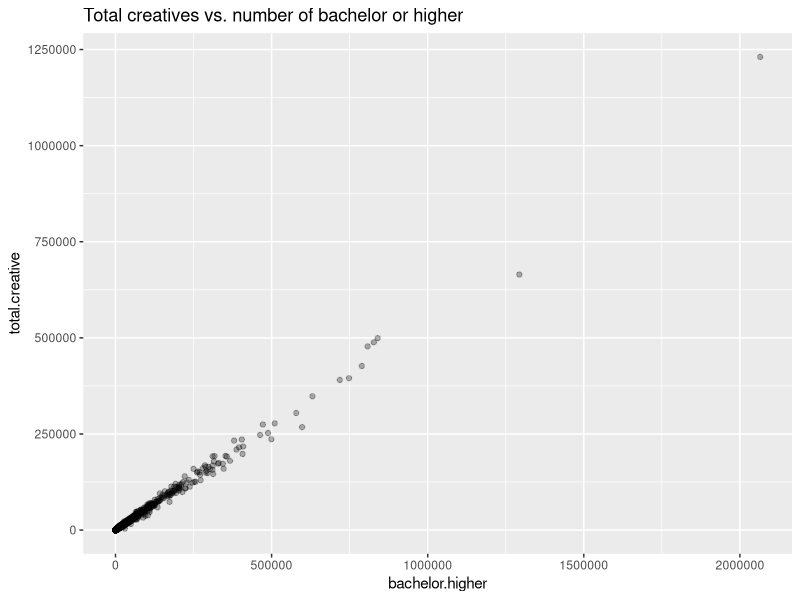
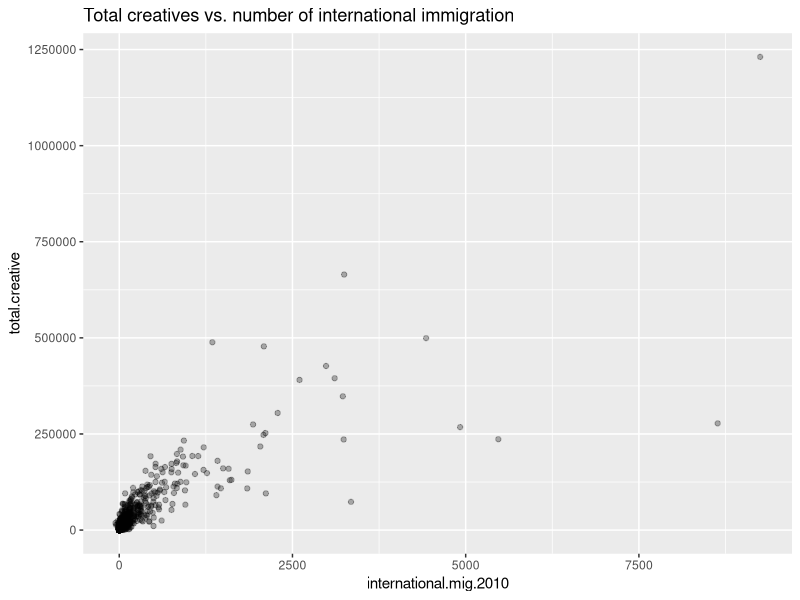
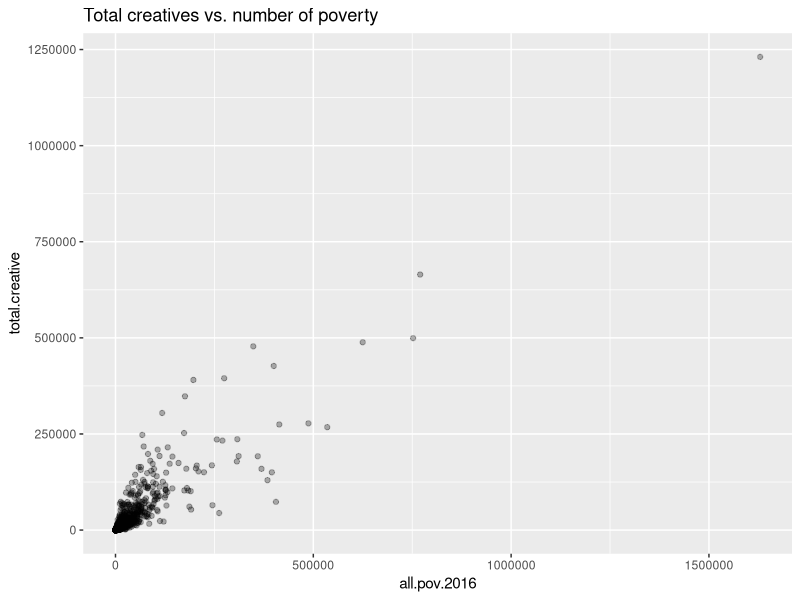

These charts were generated, in order, by the following R code:

creative.df = read.csv("./creativeclass200711.csv", skip=0, stringsAsFactors = F)
education.df = read.csv("./Education.csv", skip=4, stringsAsFactors = F)
population.df = read.csv("./PopulationEstimates.csv", skip=2, stringsAsFactors = F)
poverty.df = read.csv("./PovertyEstimates.csv", skip=3, stringsAsFactors = F)
unemployment.df = read.csv("./Unemployment.csv", skip=7, stringsAsFactors = F)

calcuate_na = function(df){
  total = nrow(df) * ncol(df)
  ratio = sum(is.na(df)) / total
  return(ratio)
}

na.ratio = c()
df.row = c()
df.col = c()
for (df in list(creative.df, education.df, population.df, poverty.df, unemployment.df)){
  ratio = calcuate_na(df)
  na.ratio = c(na.ratio, ratio)
  df.row = c(df.row, nrow(df))
  df.col = c(df.col, ncol(df))
}

df.names = c('creative.df', 'education.df', 'population.df', 'poverty.df', 
             'unemployment.df')
ratio.df = data.frame(df.names, df.row, df.col, na.ratio)
print(ratio.df)


merged.df = merge(x=creative.df[, c(1:6, 8, 10)], y=education.df[, c(1, 40:47)], 
                  by.x = 'FIPS', by.y = 'FIPS.Code') 
merged.df = merge(x=merged.df, y=population.df[, c(1, 11:12, 27:28, 51:52, 59:60)], 
                  by.x = 'FIPS', by.y = 'FIPS') 
merged.df = merge(x=merged.df, y=poverty.df[, c(1, 8, 11, 14, 17, 26)], by.x = 'FIPS', 
                  by.y = 'FIPStxt') 
merged.df = merge(x=merged.df, y=unemployment.df[, c(1, 8:9, 12:13, 16:17, 20:21, 24:25)], 
                  by.x = 'FIPS', by.y = 'FIPStxt') 

new.df = merged.df
colnames(new.df) = c('FIPS', 'state', 'state.abr', 'country', 'metro', 
                     'total.emp', 'total.creative', 'percent.creative', 
                     'less.than.highschool', 'highschool.only', 'college', 
                     'bachelor.higher', 'percent.less.than.highschool',
                     'percent.highschool.only', 'percent.college', 
                     'percent.bachelor.higher', 'pop.2010', 'pop.2011', 
                     'birth.2010', 'birth.2011', 'international.mig.2010',
                     'international.mig.2011', 'domestic.mig.2010', 
                     'domestic.mig.2011', 'all.pov.2016', 'percent.all.pov.2016', 
                     '0.17.pov.2016', 'percent.0.17.pov.2016', 'median.income.2016', 
                     'employed.2007', 'unemployed.2007', 'employed.2008', 
                     'unemployed.2008', 'employed.2009', 'unemployed.2009', 
                     'employed.2010', 'unemployed.2010', 'employed.2011', 
                     'unemployed.2011')

colnames(new.df)

library(ggplot2)
ggplot(new.df, aes(x=bachelor.higher, y=total.creative)) + geom_point(alpha = 0.3) + 
  ggtitle('Total creatives vs. number of bachelor or higher')

ggplot(new.df, aes(x=international.mig.2010, y=total.creative)) + geom_point(alpha = 0.3) +
  ggtitle('Total creatives vs. number of international immigration')

ggplot(new.df, aes(x=all.pov.2016, y=total.creative)) + geom_point(alpha = 0.3) +
  ggtitle('Total creatives vs. number of poverty')

new.df$metro = as.factor(new.df$metro)
set.seed(111)
sample_row = sample(nrow(new.df), size = .8*nrow(new.df), replace = F)
train.df = new.df[sample_row,]
test.df = new.df[-sample_row,]
dim(train.df)
dim(test.df)

simple.1 = lm(total.creative ~ total.emp, data = train.df)
simple.2 = lm(total.creative ~ bachelor.higher, data = train.df)
simple.3 = lm(total.creative ~ international.mig.2010, data = train.df)
simple.4 = lm(total.creative ~ all.pov.2016, data = train.df)
simple.5 = lm(total.creative ~ median.income.2016, data = train.df)
library(Metrics)

i = 1
for (model in list(simple.1, simple.2, simple.3, simple.4, simple.5)){
  train.prediction = predict(model, train.df)
  test.prediction = predict(model, newdata = test.df)
  train.rmse = rmse(train.df$total.creative, train.prediction)
  test.rmse = rmse(test.df$total.creative, test.prediction)
  i = i+1
}

summary(simple.1)
summary(simple.2)
summary(simple.3)
summary(simple.4)
summary(simple.5)

m1 = lm(total.creative ~. 
        -FIPS -state -state.abr -country -percent.creative
        -percent.less.than.highschool -percent.highschool.only -percent.college -percent.bachelor.higher - pop.2010 
        - pop.2011 -percent.all.pov.2016 -percent.0.17.pov.2016 -employed.2007 -employed.2008 
        -employed.2009 -employed.2010 -employed.2011, data = train.df)

summary(m1)

library(MASS)
m2.stepwise = stepAIC(m1, direction = 'both', trace = F)
summary(m2.stepwise)

train.prediction = predict(m2.stepwise, train.df)
test.prediction = predict(m2.stepwise, newdata = test.df)
train.rmse = rmse(train.df$total.creative, train.prediction)
test.rmse = rmse(test.df$total.creative, test.prediction)
print(paste('RMSE on training set:', train.rmse))
print(paste('RMSE on test set:', test.rmse))
